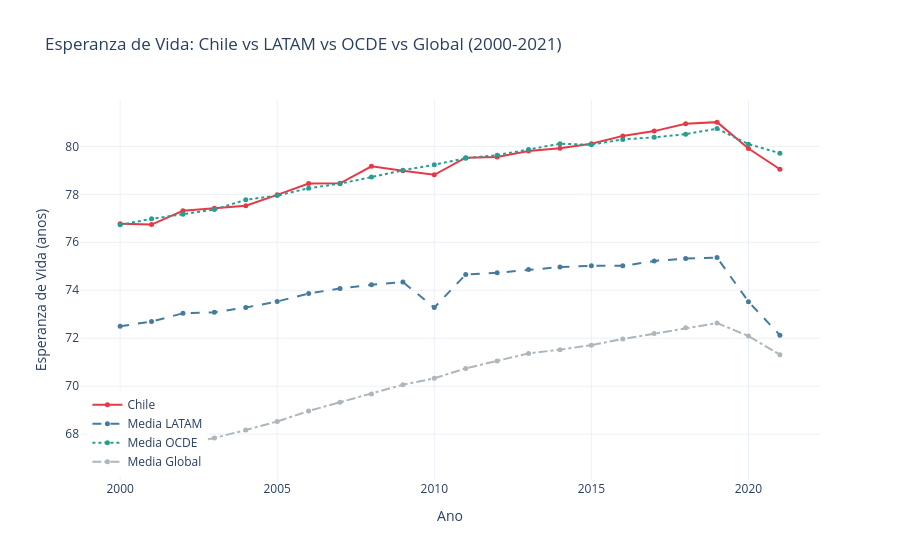

The notebook cell this image was saved under:
### Markdown cell above
---
## 5. Chile vs LATAM vs OCDE

### Code cell
chile_ev  = df[df['iso3'] == 'CHL'].groupby('anio')['esperanza_vida'].mean()
latam_ev  = df[df['iso3'].isin(LATAM) & (df['iso3'] != 'CHL')].groupby('anio')['esperanza_vida'].mean()
ocde_ev   = df[df['iso3'].isin(OCDE) & (df['iso3'] != 'CHL')].groupby('anio')['esperanza_vida'].mean()
global_ev = df.groupby('anio')['esperanza_vida'].mean()

fig = go.Figure()
for nombre, serie, color, dash in [
    ('Chile',        chile_ev,  '#E63946', 'solid'),
    ('Media LATAM',  latam_ev,  '#457B9D', 'dash'),
    ('Media OCDE',   ocde_ev,   '#2A9D8F', 'dot'),
    ('Media Global', global_ev, '#ADB5BD', 'dashdot'),
]:
    fig.add_trace(go.Scatter(
        x=serie.index, y=serie.values,
        mode='lines+markers',
        name=nombre,
        line=dict(color=color, dash=dash, width=2),
        marker=dict(size=5)
    ))

fig.update_layout(
    title='Esperanza de Vida: Chile vs LATAM vs OCDE vs Global (2000-2021)',
    xaxis_title='Ano',
    yaxis_title='Esperanza de Vida (anos)',
    template=TEMPLATE,
    legend=dict(x=0.01, y=0.01)
)
fig.show()

### Figure 1 — Plotly figure (JSON) as saved in the notebook; plotly's stock layout.template omitted (floating-point values rounded to 4 significant figures)
{"data": [{"line": {"color": "#E63946", "dash": "solid", "width": 2}, "marker": {"size": 5}, "mode": "lines+markers", "name": "Chile", "type": "scatter", "x": [2000, 2001, 2002, 2003, 2004, 2005, 2006, 2007, 2008, 2009, 2010, 2011, 2012, 2013, 2014, 2015, 2016, 2017, 2018, 2019, 2020, 2021], "y": [76.77, 76.74, 77.32, 77.42, 77.52, 77.98, 78.45, 78.46, 79.17, 78.99, 78.81, 79.53, 79.56, 79.81, 79.92, 80.11, 80.44, 80.64, 80.94, 81.01, 79.91, 79.05]}, {"line": {"color": "#457B9D", "dash": "dash", "width": 2}, "marker": {"size": 5}, "mode": "lines+markers", "name": "Media LATAM", "type": "scatter", "x": [2000, 2001, 2002, 2003, 2004, 2005, 2006, 2007, 2008, 2009, 2010, 2011, 2012, 2013, 2014, 2015, 2016, 2017, 2018, 2019, 2020, 2021], "y": [72.5, 72.69, 73.04, 73.08, 73.28, 73.53, 73.87, 74.07, 74.23, 74.34, 73.28, 74.66, 74.73, 74.86, 74.97, 75.02, 75.02, 75.22, 75.33, 75.36, 73.52, 72.13]}, {"line": {"color": "#2A9D8F", "dash": "dot", "width": 2}, "marker": {"size": 5}, "mode": "lines+markers", "name": "Media OCDE", "type": "scatter", "x": [2000, 2001, 2002, 2003, 2004, 2005, 2006, 2007, 2008, 2009, 2010, 2011, 2012, 2013, 2014, 2015, 2016, 2017, 2018, 2019, 2020, 2021], "y": [76.73, 76.98, 77.17, 77.36, 77.77, 77.95, 78.25, 78.45, 78.72, 79.0, 79.23, 79.51, 79.63, 79.87, 80.11, 80.07, 80.29, 80.38, 80.51, 80.74, 80.09, 79.72]}, {"line": {"color": "#ADB5BD", "dash": "dashdot", "width": 2}, "marker": {"size": 5}, "mode": "lines+markers", "name": "Media Global", "type": "scatter", "x": [2000, 2001, 2002, 2003, 2004, 2005, 2006, 2007, 2008, 2009, 2010, 2011, 2012, 2013, 2014, 2015, 2016, 2017, 2018, 2019, 2020, 2021], "y": [67.01, 67.34, 67.57, 67.84, 68.17, 68.53, 68.97, 69.33, 69.67, 70.06, 70.33, 70.74, 71.06, 71.37, 71.52, 71.71, 71.97, 72.19, 72.44, 72.63, 72.09, 71.31]}], "layout": {"legend": {"x": 0.01, "y": 0.01}, "title": {"text": "Esperanza de Vida: Chile vs LATAM vs OCDE vs Global (2000-2021)"}, "xaxis": {"title": {"text": "Ano"}}, "yaxis": {"title": {"text": "Esperanza de Vida (anos)"}}}}
